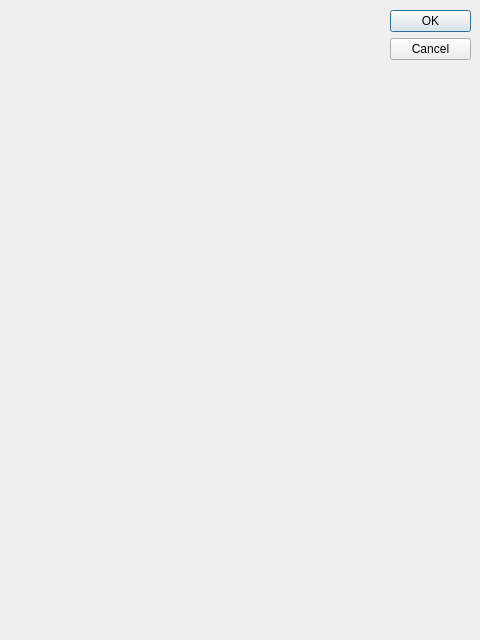
<ui version="4.0" >
 <class>Dialog</class>
 <widget class="QDialog" name="Dialog" >
  <property name="geometry" >
   <rect>
    <x>0</x>
    <y>0</y>
    <width>480</width>
    <height>640</height>
   </rect>
  </property>
  <property name="windowTitle" >
   <string>Dialog</string>
  </property>
  <widget class="QDialogButtonBox" name="buttonBox" >
   <property name="geometry" >
    <rect>
     <x>390</x>
     <y>10</y>
     <width>81</width>
     <height>621</height>
    </rect>
   </property>
   <property name="orientation" >
    <enum>Qt::Vertical</enum>
   </property>
   <property name="standardButtons" >
    <set>QDialogButtonBox::Cancel|QDialogButtonBox::Ok</set>
   </property>
  </widget>
 </widget>
 <connections>
  <connection>
   <sender>buttonBox</sender>
   <signal>accepted()</signal>
   <receiver>Dialog</receiver>
   <slot>accept()</slot>
   <hints>
    <hint type="sourcelabel" >
     <x>248</x>
     <y>254</y>
    </hint>
    <hint type="destinationlabel" >
     <x>157</x>
     <y>274</y>
    </hint>
   </hints>
  </connection>
  <connection>
   <sender>buttonBox</sender>
   <signal>rejected()</signal>
   <receiver>Dialog</receiver>
   <slot>reject()</slot>
   <hints>
    <hint type="sourcelabel" >
     <x>316</x>
     <y>260</y>
    </hint>
    <hint type="destinationlabel" >
     <x>286</x>
     <y>274</y>
    </hint>
   </hints>
  </connection>
 </connections>
</ui>
